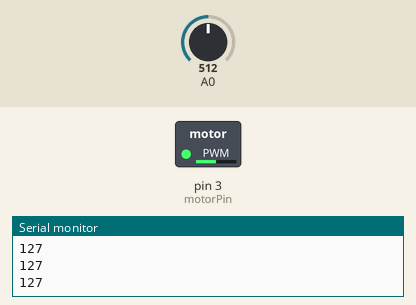
The sketch below on a simulated Arduino Uno, built with avr-gcc and run on an emulated ATmega328P. On the bench: switched loads named in the sketch (green lamp = pin HIGH), the last lines printed to the serial monitor. Inputs (shaded band) come from the test bench; at power-on: A0 = 512.

Above: at 1.2 s.
1.3 s: A0 set to 716
At 2.5 s:
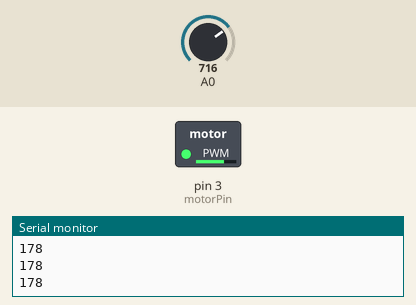
2.8 s: A0 set to 900
At 3.9 s:
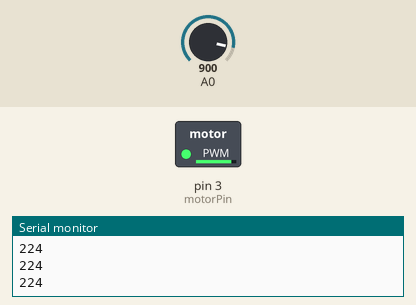
4.3 s: A0 set to 122
At 5.2 s:
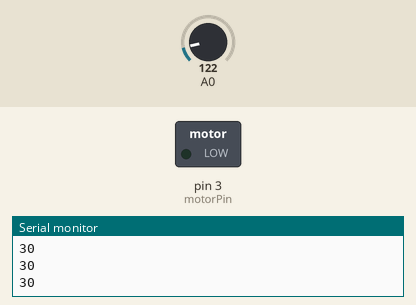
5.8 s: A0 set to 196
7.3 s: A0 set to 222
At 7.8 s:
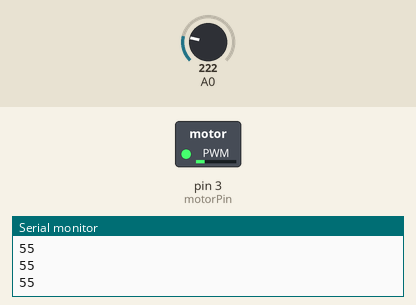
8.8 s: A0 set to 40
At 9.1 s:
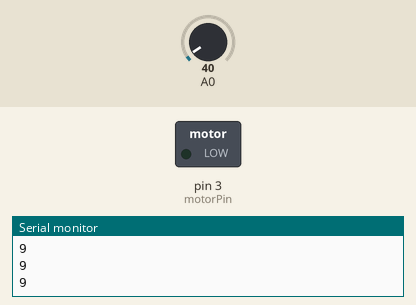
Timing chart, 0 to 11.3 s (numbered marks = the images above; inputs shaded):
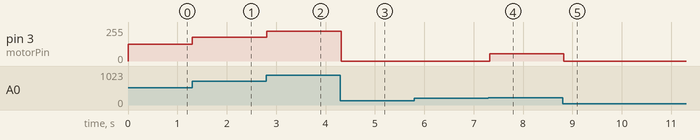

Measured:
- the behaviour switches between 204 and 205 on A0 (found by bisection; images 3 and 4)
- after the input at 1.3 s, pin 3 (motorPin): 127/255 → 178/255 at once
- after the input at 2.8 s, pin 3 (motorPin): 178/255 → 224/255 at once
- after the input at 4.3 s, pin 3 (motorPin): 224/255 → 0/255 at once
- after the input at 7.3 s, pin 3 (motorPin): 0/255 → 55/255 at once
- after the input at 8.8 s, pin 3 (motorPin): 55/255 → 0/255 at once

The sketch:

motorAndLDR.ino
```cpp
const int motorPin = 3;

void setup() {
  // put your setup code here, to run once:
  Serial.begin(9600);

  // pin to control motor.
  pinMode(motorPin, OUTPUT);
}

void loop() {
  // put your main code here, to run repeatedly:
  int x=analogRead(0);
  x= map(x,0,1023,0,255);
  //leitura do pin analógico 0 (entre 0 e 1023 = 10 bits)
  Serial.println(x);
  //leitura do mesmo pin mas mapeada para valores entre 0 e 255
  //Serial.println(x);

  if(x>50)
  {
    analogWrite(motorPin,x);
  }
  else
  {
    analogWrite(motorPin,0);
  }

  delay(100);
}
```
